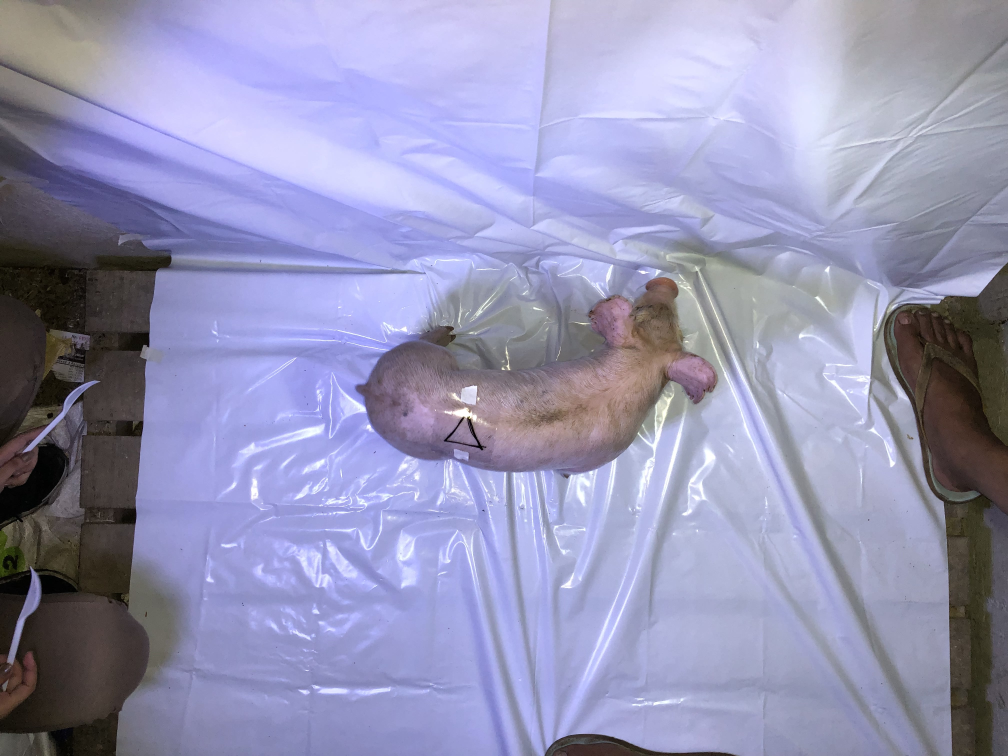
#> input picture THESIS_SWINE/Pig Samples - Copy/Pig 1/IMG_5499.jpg, 4032 x 3024 px (shown at 1/4 size)
$ python train.py
#> lines starting #> are read from the running program, lines starting #| are printed output that depends on the picture; after the words box and inside, x2 and y2 are one past the last pixel; in counts of white or black regions, pixels touching at a corner belong together
import cv2
import numpy as np

img = cv2.imread("./Pig 1/IMG_5499.jpg")
#> img is the input picture: shape (3024, 4032, 3); mean B, G, R 181, 148.5, 149.1

y, x = img.shape[:2]
#> y = 3024; x = 4032
yNew = 500
xNew = int((x/y) * yNew)
#> xNew = 666

img = cv2.resize(img, (xNew,yNew))
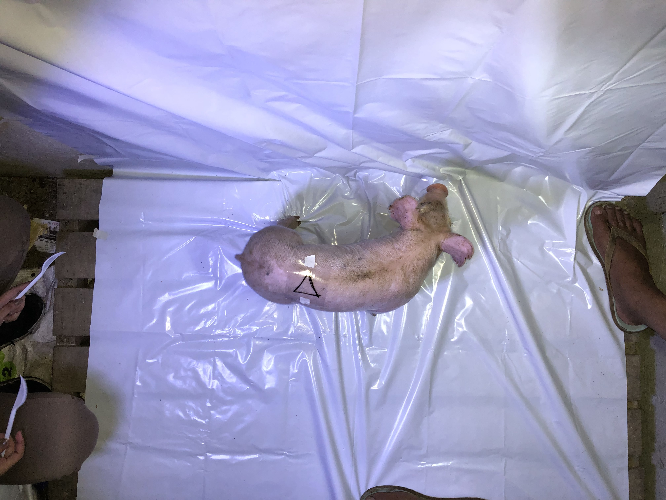
#> img: shape (500, 666, 3); mean B, G, R 180.9, 148.4, 149
img = cv2.cvtColor(img, cv2.COLOR_BGR2HSV)
#> img: shape (500, 666, 3); mean H, S, V 103.8, 54.5, 183.8

_,_,gray = cv2.split(img)
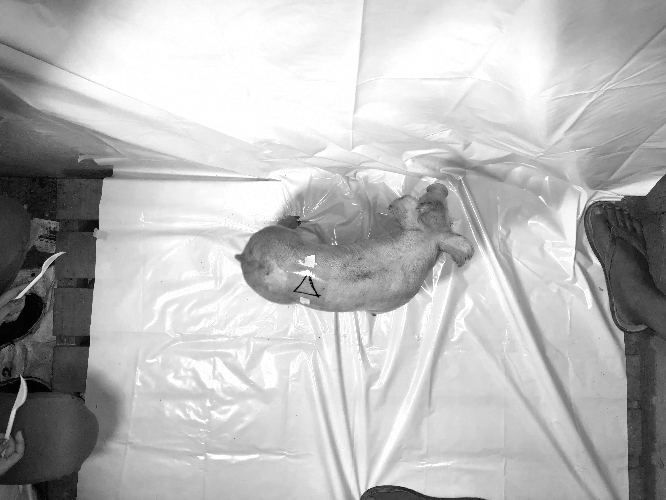
#> gray: shape (500, 666); min 0, max 255, mean 183.8
t,thresh = cv2.threshold(gray,170, 255, cv2.THRESH_BINARY_INV)
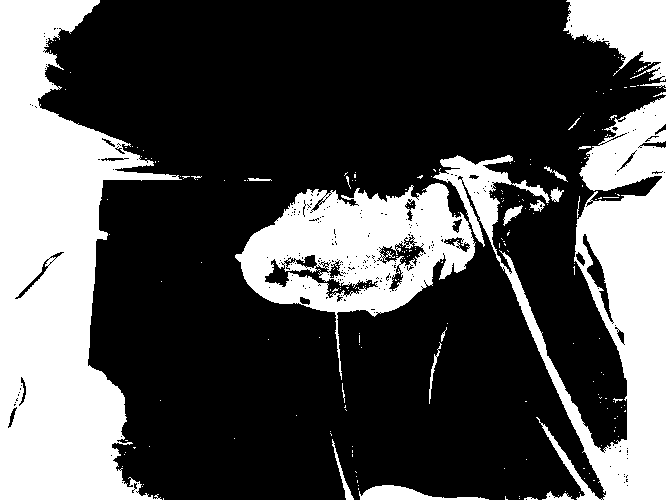
#> thresh: shape (500, 666); 31.4% white; 219 white regions (197 under 20 px), largest, box (x1, y1, x2, y2) and area: (0, 0, 182, 500) 48256, (433, 96, 666, 500) 29480, (235, 183, 476, 380) 19159


cv2.imshow("test", thresh)

cv2.waitKey(0)
cv2.destroyAllWindows()

$ run again, with THESIS_SWINE/Pig Samples - Copy/Pig 1/IMG_5485.jpg copied over THESIS_SWINE/Pig Samples - Copy/Pig 1/IMG_5499.jpg
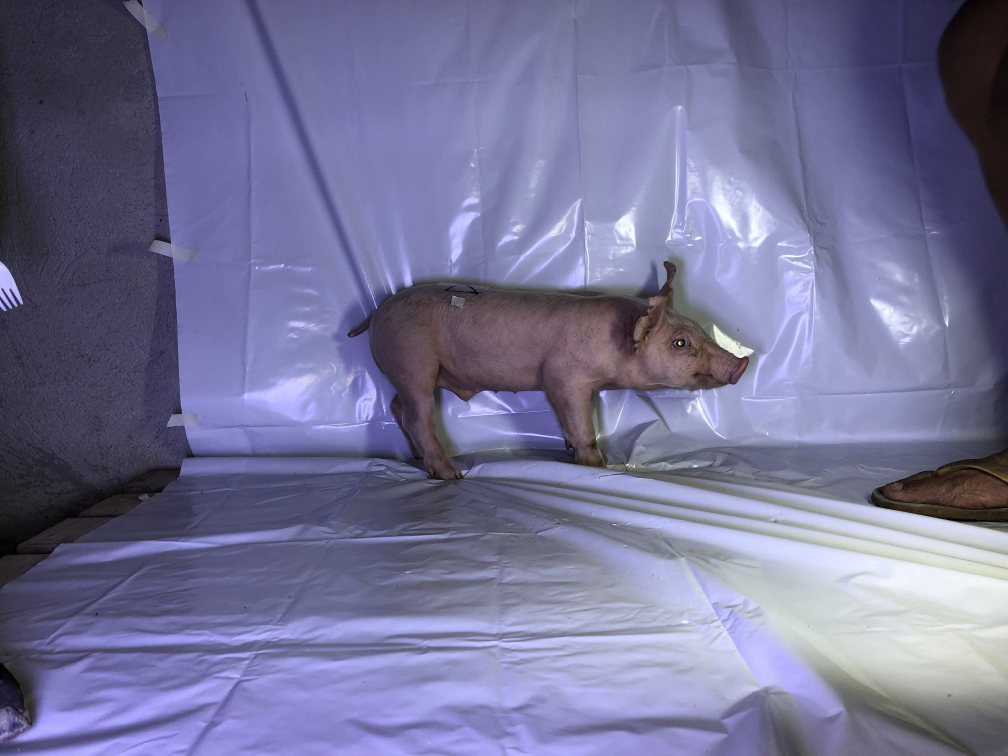
#> input picture THESIS_SWINE/Pig Samples - Copy/Pig 1/IMG_5485.jpg, 4032 x 3024 px (shown at 1/4 size)
#> img is the input picture: shape (3024, 4032, 3); mean B, G, R 150.1, 115, 115.5
#> `_,_,gray = cv2.split(img)`:
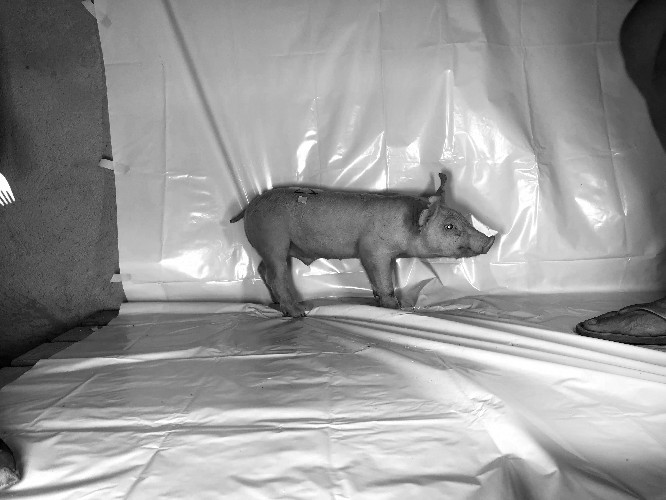
#> gray: shape (500, 666); min 0, max 255, mean 151.2
#> `t,thresh = cv2.threshold(gray,170, 255, cv2.THRESH_BINARY_INV)`:
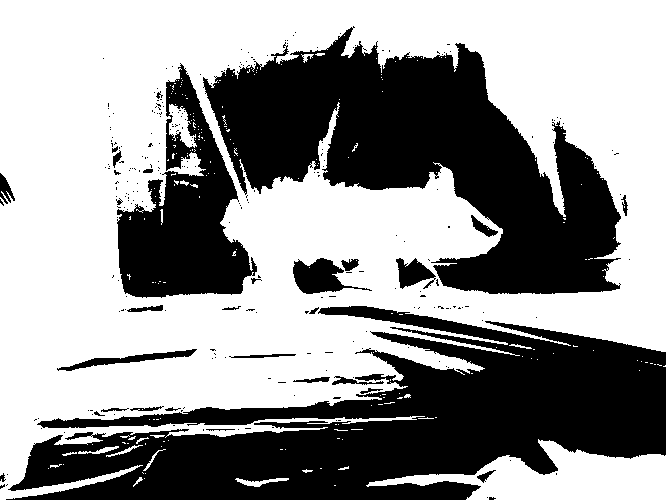
#> thresh: shape (500, 666); 58.5% white; 267 black regions (237 under 20 px), largest, box (x1, y1, x2, y2) and area: (6, 306, 666, 500) 64334, (203, 26, 621, 294) 52931, (117, 63, 257, 298) 15706

$ run again, with THESIS_SWINE/Pig Samples - Copy/Pig 1/IMG_5502.jpg copied over THESIS_SWINE/Pig Samples - Copy/Pig 1/IMG_5499.jpg
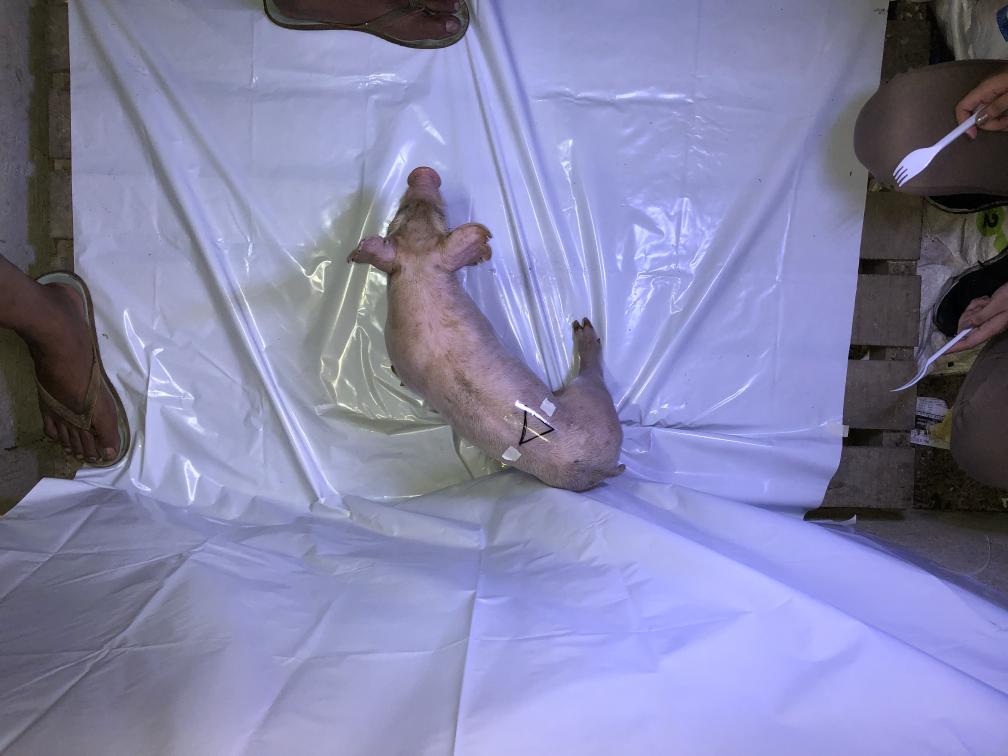
#> input picture THESIS_SWINE/Pig Samples - Copy/Pig 1/IMG_5502.jpg, 4032 x 3024 px (shown at 1/4 size)
#> img is the input picture: shape (3024, 4032, 3); mean B, G, R 168.2, 131.2, 130.9
#> `_,_,gray = cv2.split(img)`:
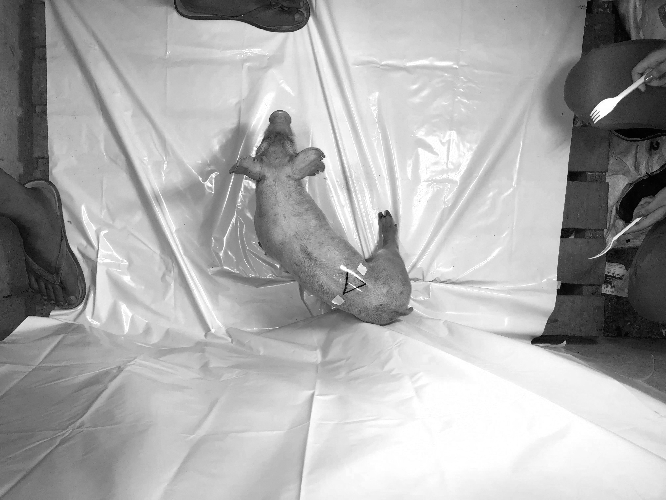
#> gray: shape (500, 666); min 0, max 255, mean 170.3
#> `t,thresh = cv2.threshold(gray,170, 255, cv2.THRESH_BINARY_INV)`:
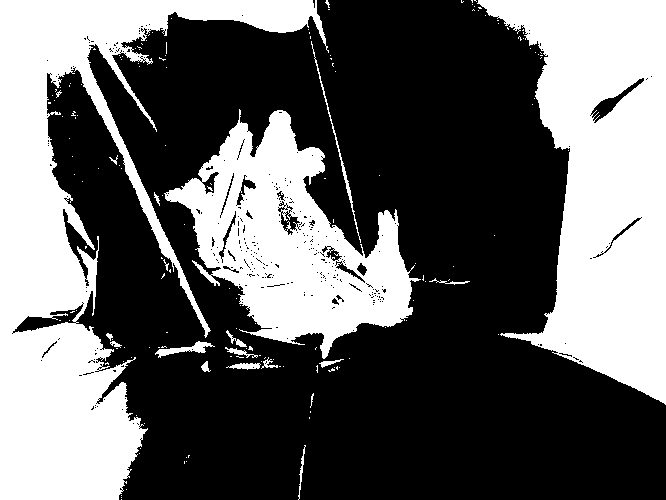
#> thresh: shape (500, 666); 38.9% white; 166 white regions (147 under 20 px), largest, box (x1, y1, x2, y2) and area: (0, 0, 329, 500) 54390, (477, 0, 666, 405) 44387, (164, 109, 421, 359) 28712
